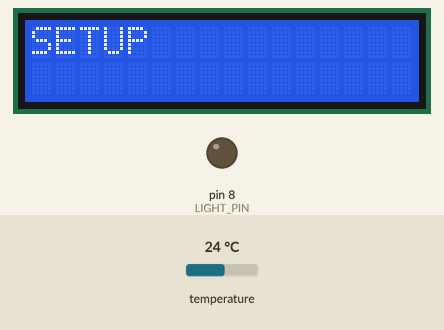
Recording of a sketch running on a simulated Arduino Uno, built with avr-gcc and run on an emulated ATmega328P. Shown: 16×2 character LCD, output pins drawn as LEDs (lit = HIGH). Inputs (shaded band) come from the test bench; at power-on: temperature 24 °C. What the sketch prints to the serial monitor is not drawn.

Above: at 1.0 s.
At 11.0 s:
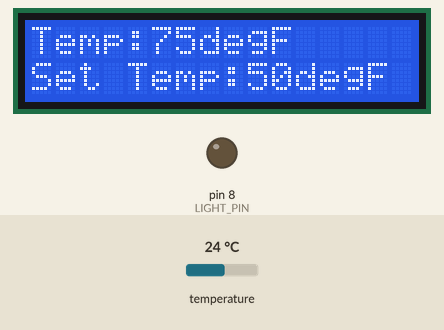

Measured:
- what the display in image 0 shows lasts 10.0 s, from 0.9 s to 10.9 s

The sketch:

warmer.ino
```cpp
#define LIGHT_PIN  8

// TEMPERATURE AND HUMIDITY SENSOR
#include <Arduino.h>
#include <Adafruit_Sensor.h>
#include <DHT.h>
#include <DHT_U.h>
#define DHTPIN 2     // Digital pin connected to the DHT sensor
#define DHTTYPE    DHT22     // DHT 22 (AM2302)

DHT_Unified dht(DHTPIN, DHTTYPE);
uint32_t delayMS;
float temperature = 0;


// The temperature to keep the kiln at
int setTemp = 50;


// DISPLAY
#include <LiquidCrystal.h>
const int rs = 12, en = 11, d4 = 5, d5 = 4, d6 = 3, d7 = 6;
LiquidCrystal lcd(rs, en, d4, d5, d6, d7);

void setup() {
  digitalWrite(LIGHT_PIN, LOW);
  pinMode(LIGHT_PIN, OUTPUT);


  // initialize serial communication with the computer
  Serial.begin(9600);

  dht.begin();
  Serial.println(F("DHT22 Unified Sensor Startup"));
  // Print temperature sensor details.
  sensor_t sensor;
  dht.temperature().getSensor(&sensor);
  Serial.println(F("------------------------------------"));
  Serial.println(F("Temperature Sensor"));
  Serial.print  (F("Sensor Type: ")); Serial.println(sensor.name);
  Serial.print  (F("Driver Ver:  ")); Serial.println(sensor.version);
  Serial.print  (F("Unique ID:   ")); Serial.println(sensor.sensor_id);
  Serial.print  (F("Max Value:   ")); Serial.print(sensor.max_value); Serial.println(F("°C"));
  Serial.print  (F("Min Value:   ")); Serial.print(sensor.min_value); Serial.println(F("°C"));
  Serial.print  (F("Resolution:  ")); Serial.print(sensor.resolution); Serial.println(F("°C"));
  Serial.println(F("------------------------------------"));
  // Print humidity sensor details.
  dht.humidity().getSensor(&sensor);
  Serial.println(F("Humidity Sensor"));
  Serial.print  (F("Sensor Type: ")); Serial.println(sensor.name);
  Serial.print  (F("Driver Ver:  ")); Serial.println(sensor.version);
  Serial.print  (F("Unique ID:   ")); Serial.println(sensor.sensor_id);
  Serial.print  (F("Max Value:   ")); Serial.print(sensor.max_value); Serial.println(F("%"));
  Serial.print  (F("Min Value:   ")); Serial.print(sensor.min_value); Serial.println(F("%"));
  Serial.print  (F("Resolution:  ")); Serial.print(sensor.resolution); Serial.println(F("%"));
  Serial.println(F("------------------------------------"));

  delay(500);


  // set up the LCD's number of columns and rows:
  lcd.begin(16, 2);
  // Print a message to the LCD.
  lcd.print("SETUP");

}


void loop() {

  int temperature = 0;

  sensors_event_t event;
  dht.temperature().getEvent(&event);
  if (isnan(event.temperature)) {
    Serial.println(F("Error reading temperature!"));
  }
  else {
    temperature = (event.temperature * 1.8) + 32;
  }
  delay(10000);

  if (temperature < setTemp) {
    digitalWrite(LIGHT_PIN, HIGH);
  } else {
    digitalWrite(LIGHT_PIN, LOW);
  }

  // Serial output
  Serial.print("Temperature: ");
  Serial.println(temperature);
  // LCD output
  lcd.display();
  lcd.clear();
  lcd.print("Temp:");
  lcd.print(temperature);
  lcd.print("degF");
  lcd.setCursor(0,1);
  lcd.print("Set Temp:");
  lcd.print(setTemp);
  lcd.print("degF");

}
```
